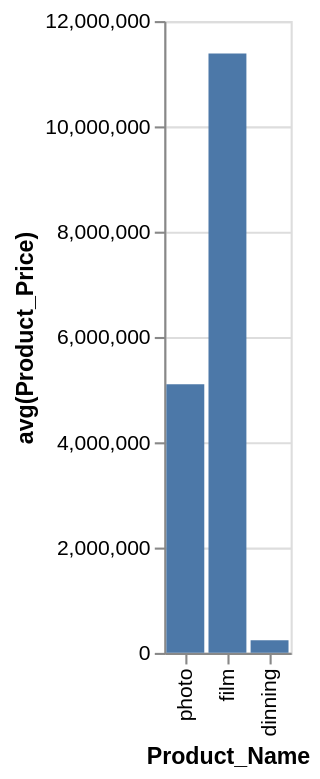

Here is the Vega-Lite specification saved for this chart:
### Vega-Lite specification from a JSON file in a GitHub repository (floating-point values rounded to 4 significant figures)
{"data": {"values": [{"x_data": "photo", "y_data": 5103000.0}, {"x_data": "film", "y_data": 11390000.0}, {"x_data": "dinning", "y_data": 238700.0}]}, "mark": "bar", "encoding": {"x": {"field": "x_data", "type": "nominal", "title": "Product_Name", "sort": "descending"}, "y": {"field": "y_data", "type": "quantitative", "title": "avg(Product_Price)"}}}
